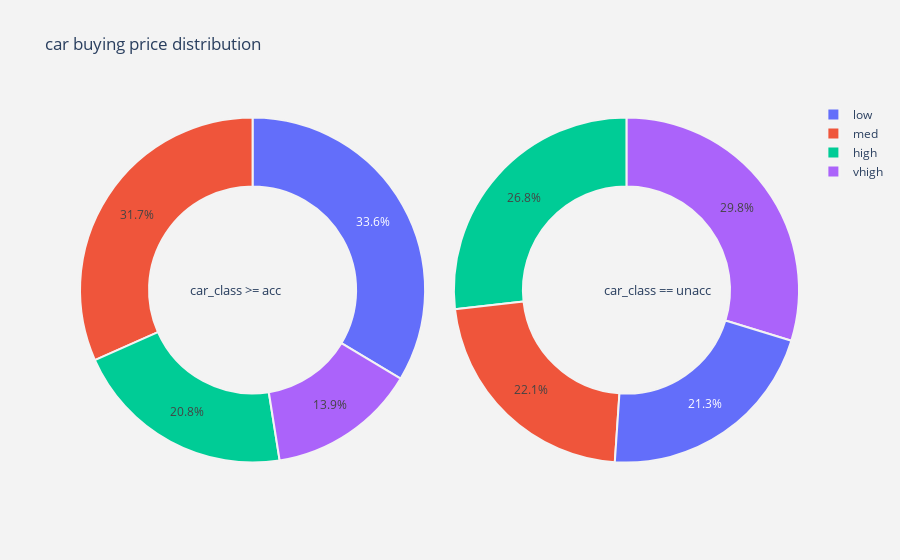
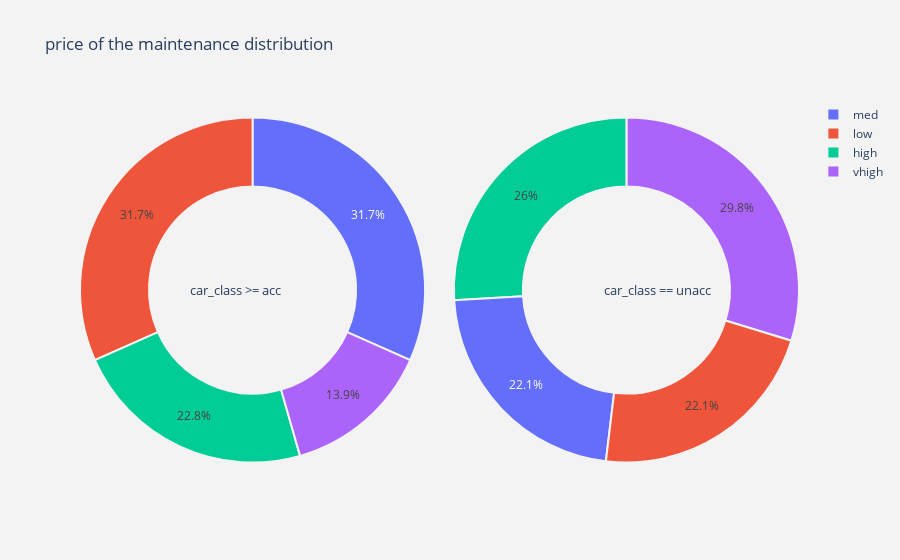
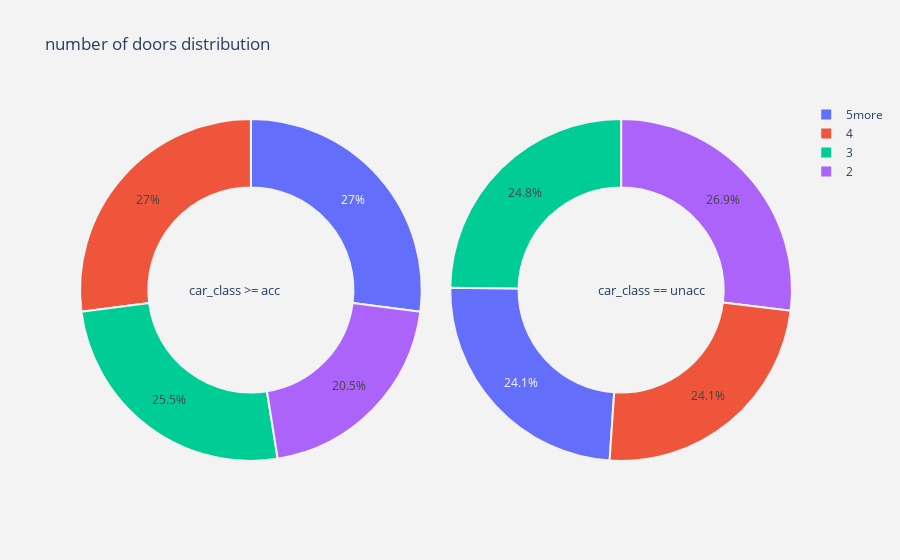
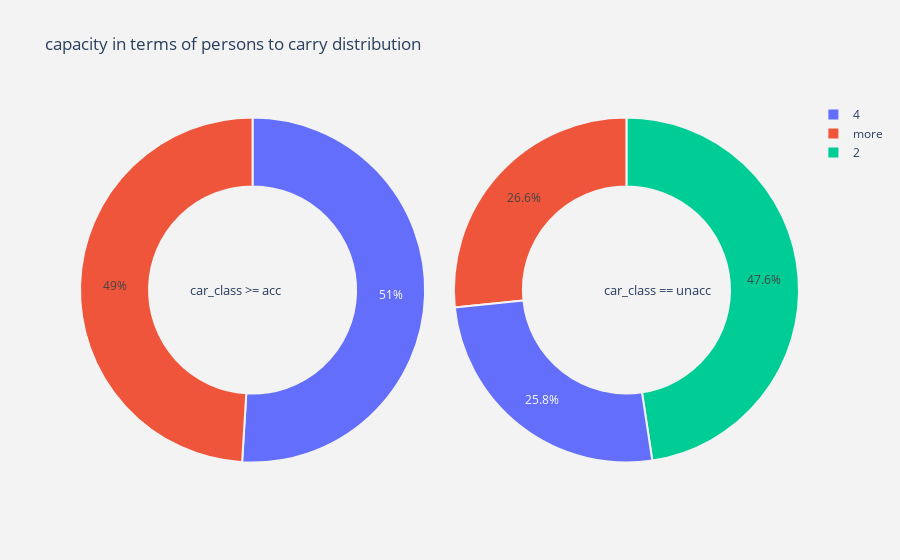

Write notebook code for charts like these, in order.
### Code cell
def get_title(column):
    if(column=='buying'):
        return 'car buying price'
    elif(column=='maint'):
        return 'price of the maintenance'
    elif (column=='doors'):
        return 'number of doors'
    elif (column=='persons'):
        return 'capacity in terms of persons to carry'
    elif (column=='lug_boot'):
        return 'the size of luggage boot'
    elif (column=='safety'):
        return 'estimated safety of the car'
    
#function  for pie plot for customer attrition types
def plot_pie(column) :
    
    trace1 = go.Pie(values  = acc_car_class[column].value_counts().values.tolist(),
                    labels  = acc_car_class[column].value_counts().keys().tolist(),
                    hoverinfo = "label+percent+name",
                    domain  = dict(x = [0,.48]),
                    name    = "car_class >= acc",
                    marker  = dict(line = dict(width = 2,
                                               color = "rgb(243,243,243)")
                                  ),
                    hole    = .6
                   )
    trace2 = go.Pie(values  = unacc_car_class[column].value_counts().values.tolist(),
                    labels  = unacc_car_class[column].value_counts().keys().tolist(),
                    hoverinfo = "label+percent+name",
                    marker  = dict(line = dict(width = 2,
                                               color = "rgb(243,243,243)")
                                  ),
                    domain  = dict(x = [.52,1]),
                    hole    = .6,
                    name    = "car_class == unacc" 
                   )


    
    layout = go.Layout(dict(title = get_title(column) + " distribution ",
                            plot_bgcolor  = "rgb(243,243,243)",
                            paper_bgcolor = "rgb(243,243,243)",
                            annotations = [dict(text = "car_class >= acc",
                                                font = dict(size = 13),
                                                showarrow = False,
                                                x = .15, y = .5),
                                           dict(text = "car_class == unacc",
                                                font = dict(size = 13),
                                                showarrow = False,
                                                x = .88,y = .5
                                               )
                                          ]
                           )
                      )
    data_fig = [trace1,trace2]
    fig  = go.Figure(data = data_fig,layout = layout)
    py.iplot(fig)


#for all categorical columns plot pie
for i in cat_cols :
    plot_pie(i)

### Figure 1 — Plotly figure (JSON) as saved in the notebook; plotly's stock layout.template omitted (floating-point values rounded to 4 significant figures)
{"data": [{"domain": {"x": [0, 0.48]}, "hole": 0.6, "hoverinfo": "label+percent+name", "labels": ["low", "med", "high", "vhigh"], "marker": {"line": {"color": "rgb(243,243,243)", "width": 2}}, "name": "car_class >= acc", "type": "pie", "values": [174, 164, 108, 72]}, {"domain": {"x": [0.52, 1]}, "hole": 0.6, "hoverinfo": "label+percent+name", "labels": ["vhigh", "high", "med", "low"], "marker": {"line": {"color": "rgb(243,243,243)", "width": 2}}, "name": "car_class == unacc", "type": "pie", "values": [360, 324, 268, 258]}], "layout": {"annotations": [{"font": {"size": 13}, "showarrow": false, "text": "car_class >= acc", "x": 0.15, "y": 0.5}, {"font": {"size": 13}, "showarrow": false, "text": "car_class == unacc", "x": 0.88, "y": 0.5}], "paper_bgcolor": "rgb(243,243,243)", "plot_bgcolor": "rgb(243,243,243)", "title": {"text": "car buying price distribution "}}}

### Figure 2 — Plotly figure (JSON) as saved in the notebook; plotly's stock layout.template omitted (floating-point values rounded to 4 significant figures)
{"data": [{"domain": {"x": [0, 0.48]}, "hole": 0.6, "hoverinfo": "label+percent+name", "labels": ["med", "low", "high", "vhigh"], "marker": {"line": {"color": "rgb(243,243,243)", "width": 2}}, "name": "car_class >= acc", "type": "pie", "values": [164, 164, 118, 72]}, {"domain": {"x": [0.52, 1]}, "hole": 0.6, "hoverinfo": "label+percent+name", "labels": ["vhigh", "high", "med", "low"], "marker": {"line": {"color": "rgb(243,243,243)", "width": 2}}, "name": "car_class == unacc", "type": "pie", "values": [360, 314, 268, 268]}], "layout": {"annotations": [{"font": {"size": 13}, "showarrow": false, "text": "car_class >= acc", "x": 0.15, "y": 0.5}, {"font": {"size": 13}, "showarrow": false, "text": "car_class == unacc", "x": 0.88, "y": 0.5}], "paper_bgcolor": "rgb(243,243,243)", "plot_bgcolor": "rgb(243,243,243)", "title": {"text": "price of the maintenance distribution "}}}

### Figure 3 — Plotly figure (JSON) as saved in the notebook; plotly's stock layout.template omitted (floating-point values rounded to 4 significant figures)
{"data": [{"domain": {"x": [0, 0.48]}, "hole": 0.6, "hoverinfo": "label+percent+name", "labels": ["5more", "4", "3", "2"], "marker": {"line": {"color": "rgb(243,243,243)", "width": 2}}, "name": "car_class >= acc", "type": "pie", "values": [140, 140, 132, 106]}, {"domain": {"x": [0.52, 1]}, "hole": 0.6, "hoverinfo": "label+percent+name", "labels": ["2", "3", "5more", "4"], "marker": {"line": {"color": "rgb(243,243,243)", "width": 2}}, "name": "car_class == unacc", "type": "pie", "values": [326, 300, 292, 292]}], "layout": {"annotations": [{"font": {"size": 13}, "showarrow": false, "text": "car_class >= acc", "x": 0.15, "y": 0.5}, {"font": {"size": 13}, "showarrow": false, "text": "car_class == unacc", "x": 0.88, "y": 0.5}], "paper_bgcolor": "rgb(243,243,243)", "plot_bgcolor": "rgb(243,243,243)", "title": {"text": "number of doors distribution "}}}

### Figure 4 — Plotly figure (JSON) as saved in the notebook; plotly's stock layout.template omitted (floating-point values rounded to 4 significant figures)
{"data": [{"domain": {"x": [0, 0.48]}, "hole": 0.6, "hoverinfo": "label+percent+name", "labels": ["4", "more"], "marker": {"line": {"color": "rgb(243,243,243)", "width": 2}}, "name": "car_class >= acc", "type": "pie", "values": [264, 254]}, {"domain": {"x": [0.52, 1]}, "hole": 0.6, "hoverinfo": "label+percent+name", "labels": ["2", "more", "4"], "marker": {"line": {"color": "rgb(243,243,243)", "width": 2}}, "name": "car_class == unacc", "type": "pie", "values": [576, 322, 312]}], "layout": {"annotations": [{"font": {"size": 13}, "showarrow": false, "text": "car_class >= acc", "x": 0.15, "y": 0.5}, {"font": {"size": 13}, "showarrow": false, "text": "car_class == unacc", "x": 0.88, "y": 0.5}], "paper_bgcolor": "rgb(243,243,243)", "plot_bgcolor": "rgb(243,243,243)", "title": {"text": "capacity in terms of persons to carry distribution "}}}
